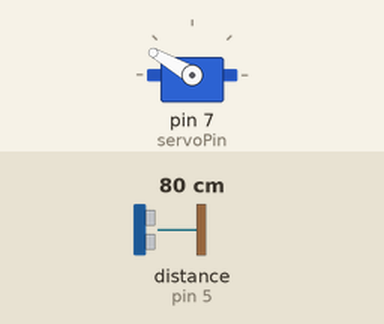
Simulated run of this sketch. Board: Arduino Uno, built with avr-gcc and run on an emulated ATmega328P. Shown: servo. Wiring (inferred from the names in the program): ultrasonic range finder: trigger pin 6; echo pin 5. Inputs (shaded band) come from the test bench; at power-on: distance to the obstacle (sensor on pin 5) 80 cm. The echo pulse lasts 58.3 µs per cm.

Above: at 1.2 s.
1.3 s: distance to the obstacle (sensor on pin 5) set to 2 cm
At 2.6 s:
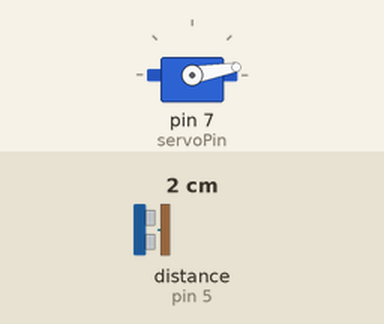
3.1 s: distance to the obstacle (sensor on pin 5) set to 18 cm
At 4.8 s:
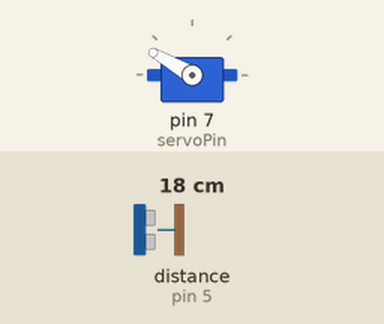
5.1 s: distance to the obstacle (sensor on pin 5) set to 4 cm
At 6.0 s:
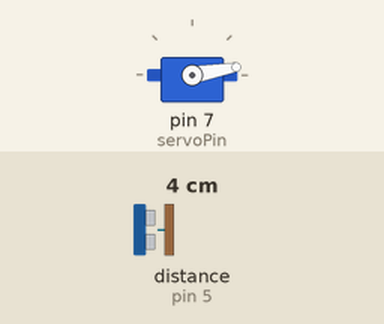
Timing chart, 0 to 8.1 s (numbered marks = the images above; inputs shaded):
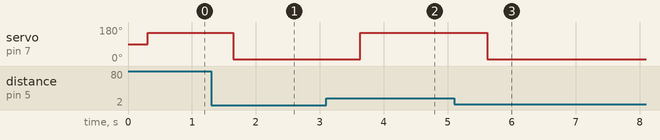

Measured:
- after the input at 1.3 s, servo on pin 7 (servoPin): 150° → 10° after 0.34 s
- after the input at 3.1 s, servo on pin 7 (servoPin): 10° → 150° after 0.53 s
- after the input at 5.1 s, servo on pin 7 (servoPin): 150° → 10° after 0.52 s

The sketch:

UnderPack.ino
```cpp
#include <Servo.h>

//定义Trig,Echo,servo引脚
int trigPin = 6;
int echoPin = 5;
int servoPin = 7;

int pos = 0;

//定义舵机对象
Servo servo;

void setup() {
  //将舵机引脚赋予servo
  servo.attach(servoPin);

  //设置trig,echo的状态
  pinMode(trigPin, OUTPUT);
  pinMode(echoPin, INPUT);
}

void loop() {
  //用10微秒脉冲测距
  digitalWrite(trigPin, LOW);
  delayMicroseconds(2);
  digitalWrite(trigPin, HIGH);
  delayMicroseconds(10);
  digitalWrite(trigPin, LOW);
  int distance = pulseIn(echoPin, HIGH);
  distance = distance/58;
  Serial.println(distance);
  delay(300);

  //通过超声波测距判断是否有物体
  if (distance<=10) {
    for (pos = 0; pos <= 150; pos += 150) {
      servo.write(10);
      delay(15);
    }
  }
  if (distance>=10) {
    for (pos = 180; pos >= 0; pos -= 180) {
      servo.write(150);
      delay(15);
    }
  }
}
```
